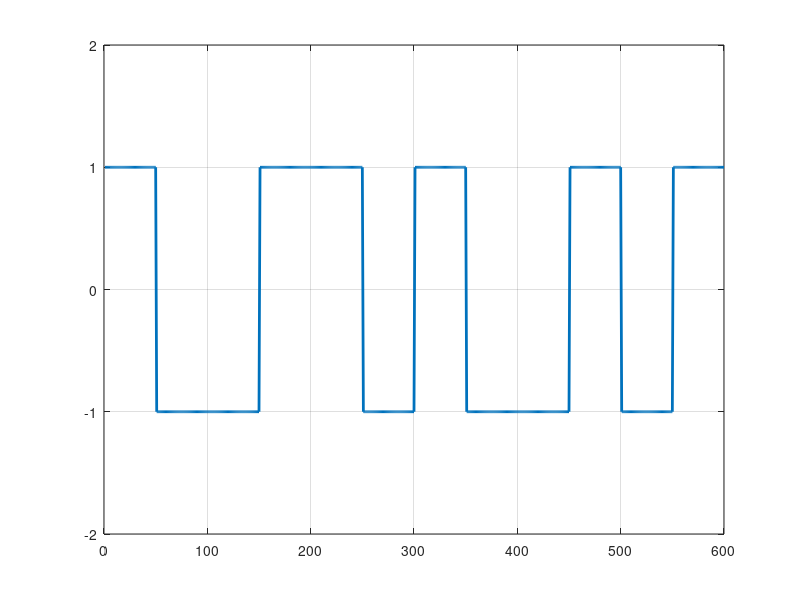

Write the MATLAB code that produced this figure.
bits = [0 1 0 0 1 1];
n = 100;
x = [];
for b = bits
if b == 1
shape = [-1*ones(1, n/2) ones(1, n/2)];

else
shape = [ones(1, n/2) -ones(1, n/2)];
end
x = [x shape];
end
plot(x, 'LineWidth', 2);
axis([0 length(x) -2 2]);
grid on;